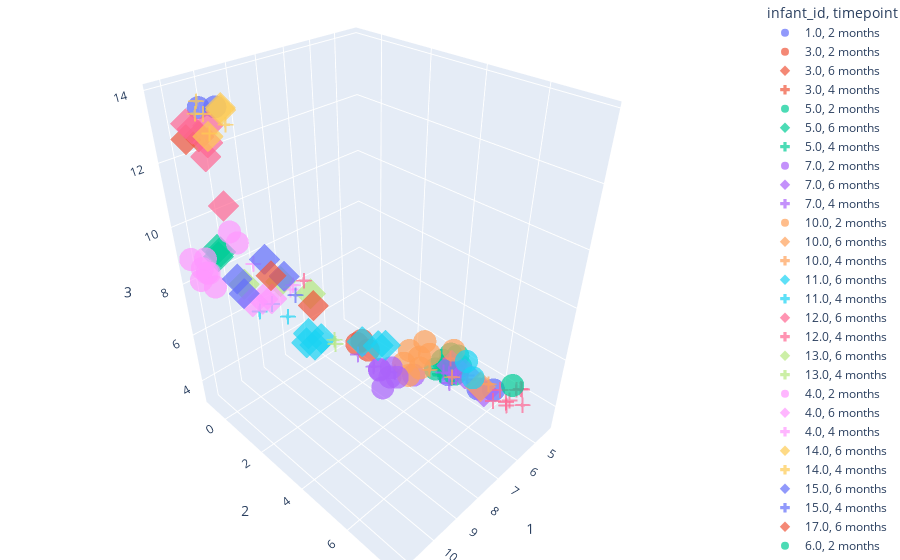

Notebook cell for this chart:
### Markdown cell above
### Infant + Timepoint clustering

### Code cell
fig = px.scatter_3d(umap_braycurtis_metadata_merged,
                    x=1,
                    y=2,
                    z=3,
                    color='infant_id',
                    symbol='timepoint',
                    symbol_map={
                    "2 months": "circle",
                    "4 months": "cross",
                    "6 months": "diamond"},
                    opacity=0.7)

fig.update_layout(margin=dict(l=0, r=0, b=0, t=0))
fig.show()

### Figure 1 — Plotly figure (JSON) as saved in the notebook; plotly's stock layout.template omitted (floating-point values rounded to 4 significant figures)
{"data": [{"hovertemplate": "infant_id=1.0<br>timepoint=2 months<br>1=%{x}<br>2=%{y}<br>3=%{z}<extra></extra>", "legendgroup": "1.0, 2 months", "marker": {"color": "#636efa", "opacity": 0.7, "symbol": "circle"}, "mode": "markers", "name": "1.0, 2 months", "scene": "scene", "showlegend": true, "type": "scatter3d", "x": [5.557, 5.637, 10.18, 10.49, 5.251], "y": [4.663, 5.94, -0.04545, -0.3425, 6.281], "z": [4.192, 4.477, 13.52, 13.5, 4.397]}, {"hovertemplate": "infant_id=3.0<br>timepoint=2 months<br>1=%{x}<br>2=%{y}<br>3=%{z}<extra></extra>", "legendgroup": "3.0, 2 months", "marker": {"color": "#EF553B", "opacity": 0.7, "symbol": "circle"}, "mode": "markers", "name": "3.0, 2 months", "scene": "scene", "showlegend": true, "type": "scatter3d", "x": [8.691, 8.669, 8.67], "y": [3.532, 3.998, 3.727], "z": [6.785, 6.8, 7.014]}, {"hovertemplate": "infant_id=3.0<br>timepoint=6 months<br>1=%{x}<br>2=%{y}<br>3=%{z}<extra></extra>", "legendgroup": "3.0, 6 months", "marker": {"color": "#EF553B", "opacity": 0.7, "symbol": "diamond"}, "mode": "markers", "name": "3.0, 6 months", "scene": "scene", "showlegend": true, "type": "scatter3d", "x": [11.12, 11.1], "y": [-0.09954, 0.541], "z": [12.89, 13.16]}, {"hovertemplate": "infant_id=3.0<br>timepoint=4 months<br>1=%{x}<br>2=%{y}<br>3=%{z}<extra></extra>", "legendgroup": "3.0, 4 months", "marker": {"color": "#EF553B", "opacity": 0.7, "symbol": "cross"}, "mode": "markers", "name": "3.0, 4 months", "scene": "scene", "showlegend": true, "type": "scatter3d", "x": [7.289, 7.483], "y": [6.634, 6.245], "z": [6.466, 6.539]}, {"hovertemplate": "infant_id=5.0<br>timepoint=2 months<br>1=%{x}<br>2=%{y}<br>3=%{z}<extra></extra>", "legendgroup": "5.0, 2 months", "marker": {"color": "#00cc96", "opacity": 0.7, "symbol": "circle"}, "mode": "markers", "name": "5.0, 2 months", "scene": "scene", "showlegend": true, "type": "scatter3d", "x": [4.601, 4.968, 4.391, 4.606, 4.308, 4.906, 4.39], "y": [3.839, 4.492, 4.288, 3.636, 4.068, 3.583, 3.817], "z": [3.461, 3.714, 3.58, 3.583, 3.876, 3.325, 3.86]}, {"hovertemplate": "infant_id=5.0<br>timepoint=6 months<br>1=%{x}<br>2=%{y}<br>3=%{z}<extra></extra>", "legendgroup": "5.0, 6 months", "marker": {"color": "#00cc96", "opacity": 0.7, "symbol": "diamond"}, "mode": "markers", "name": "5.0, 6 months", "scene": "scene", "showlegend": true, "type": "scatter3d", "x": [10.66, 10.48, 10.58], "y": [-0.218, -0.5609, -0.1803], "z": [9.045, 9.064, 9.199]}, {"hovertemplate": "infant_id=5.0<br>timepoint=4 months<br>1=%{x}<br>2=%{y}<br>3=%{z}<extra></extra>", "legendgroup": "5.0, 4 months", "marker": {"color": "#00cc96", "opacity": 0.7, "symbol": "cross"}, "mode": "markers", "name": "5.0, 4 months", "scene": "scene", "showlegend": true, "type": "scatter3d", "x": [5.042, 5.448, 5.434], "y": [3.909, 4.253, 4.159], "z": [3.387, 3.804, 4.048]}, {"hovertemplate": "infant_id=7.0<br>timepoint=2 months<br>1=%{x}<br>2=%{y}<br>3=%{z}<extra></extra>", "legendgroup": "7.0, 2 months", "marker": {"color": "#ab63fa", "opacity": 0.7, "symbol": "circle"}, "mode": "markers", "name": "7.0, 2 months", "scene": "scene", "showlegend": true, "type": "scatter3d", "x": [7.537, 7.696, 6.808, 7.472], "y": [3.822, 3.508, 4.19, 3.288], "z": [4.853, 5.049, 4.69, 4.795]}, {"hovertemplate": "infant_id=7.0<br>timepoint=6 months<br>1=%{x}<br>2=%{y}<br>3=%{z}<extra></extra>", "legendgroup": "7.0, 6 months", "marker": {"color": "#ab63fa", "opacity": 0.7, "symbol": "diamond"}, "mode": "markers", "name": "7.0, 6 months", "scene": "scene", "showlegend": true, "type": "scatter3d", "x": [6.178, 4.971, 4.693], "y": [6.514, 4.346, 4.729], "z": [5.123, 4.031, 3.706]}, {"hovertemplate": "infant_id=7.0<br>timepoint=4 months<br>1=%{x}<br>2=%{y}<br>3=%{z}<extra></extra>", "legendgroup": "7.0, 4 months", "marker": {"color": "#ab63fa", "opacity": 0.7, "symbol": "cross"}, "mode": "markers", "name": "7.0, 4 months", "scene": "scene", "showlegend": true, "type": "scatter3d", "x": [7.088, 8.393], "y": [3.617, 3.256], "z": [4.632, 5.999]}, {"hovertemplate": "infant_id=10.0<br>timepoint=2 months<br>1=%{x}<br>2=%{y}<br>3=%{z}<extra></extra>", "legendgroup": "10.0, 2 months", "marker": {"color": "#FFA15A", "opacity": 0.7, "symbol": "circle"}, "mode": "markers", "name": "10.0, 2 months", "scene": "scene", "showlegend": true, "type": "scatter3d", "x": [8.514, 8.71, 8.353, 8.412, 8.18], "y": [5.268, 5.641, 5.322, 5.746, 5.589], "z": [7.004, 6.912, 7.412, 7.47, 6.809]}, {"hovertemplate": "infant_id=10.0<br>timepoint=6 months<br>1=%{x}<br>2=%{y}<br>3=%{z}<extra></extra>", "legendgroup": "10.0, 6 months", "marker": {"color": "#FFA15A", "opacity": 0.7, "symbol": "diamond"}, "mode": "markers", "name": "10.0, 6 months", "scene": "scene", "showlegend": true, "type": "scatter3d", "x": [6.411], "y": [6.531], "z": [5.516]}, {"hovertemplate": "infant_id=10.0<br>timepoint=4 months<br>1=%{x}<br>2=%{y}<br>3=%{z}<extra></extra>", "legendgroup": "10.0, 4 months", "marker": {"color": "#FFA15A", "opacity": 0.7, "symbol": "cross"}, "mode": "markers", "name": "10.0, 4 months", "scene": "scene", "showlegend": true, "type": "scatter3d", "x": [8.05], "y": [5.837], "z": [6.82]}, {"hovertemplate": "infant_id=11.0<br>timepoint=6 months<br>1=%{x}<br>2=%{y}<br>3=%{z}<extra></extra>", "legendgroup": "11.0, 6 months", "marker": {"color": "#19d3f3", "opacity": 0.7, "symbol": "diamond"}, "mode": "markers", "name": "11.0, 6 months", "scene": "scene", "showlegend": true, "type": "scatter3d", "x": [9.613, 9.695, 9.812, 9.836], "y": [3.033, 2.55, 2.964, 2.603], "z": [7.231, 7.189, 7.066, 6.947]}, {"hovertemplate": "infant_id=11.0<br>timepoint=4 months<br>1=%{x}<br>2=%{y}<br>3=%{z}<extra></extra>", "legendgroup": "11.0, 4 months", "marker": {"color": "#19d3f3", "opacity": 0.7, "symbol": "cross"}, "mode": "markers", "name": "11.0, 4 months", "scene": "scene", "showlegend": true, "type": "scatter3d", "x": [10.41, 9.996, 9.848], "y": [1.215, 1.281, 1.81], "z": [7.663, 7.753, 7.487]}, {"hovertemplate": "infant_id=12.0<br>timepoint=6 months<br>1=%{x}<br>2=%{y}<br>3=%{z}<extra></extra>", "legendgroup": "12.0, 6 months", "marker": {"color": "#FF6692", "opacity": 0.7, "symbol": "diamond"}, "mode": "markers", "name": "12.0, 6 months", "scene": "scene", "showlegend": true, "type": "scatter3d", "x": [10.41, 10.22, 10.69, 10.38, 10.54, 11.18], "y": [-0.1325, -0.2573, -0.4552, -0.3163, -0.2499, 0.1344], "z": [13.05, 10.55, 12.94, 12.51, 12.18, 13.4]}, {"hovertemplate": "infant_id=12.0<br>timepoint=4 months<br>1=%{x}<br>2=%{y}<br>3=%{z}<extra></extra>", "legendgroup": "12.0, 4 months", "marker": {"color": "#FF6692", "opacity": 0.7, "symbol": "cross"}, "mode": "markers", "name": "12.0, 4 months", "scene": "scene", "showlegend": true, "type": "scatter3d", "x": [6.183, 7.69, 5.584, 5.675, 5.828, 6.175, 6.13, 5.797, 5.332, 5.595], "y": [7.341, 6.269, 7.461, 7.158, 7.161, 6.887, 7.042, 7.68, 7.137, 7.425], "z": [5.282, 7.293, 5.472, 4.846, 4.749, 4.997, 5.535, 5.115, 5.054, 5.47]}, {"hovertemplate": "infant_id=13.0<br>timepoint=6 months<br>1=%{x}<br>2=%{y}<br>3=%{z}<extra></extra>", "legendgroup": "13.0, 6 months", "marker": {"color": "#B6E880", "opacity": 0.7, "symbol": "diamond"}, "mode": "markers", "name": "13.0, 6 months", "scene": "scene", "showlegend": true, "type": "scatter3d", "x": [9.185, 10.09, 8.819], "y": [0.688, 0.06453, 1.653], "z": [7.868, 7.911, 7.714]}, {"hovertemplate": "infant_id=13.0<br>timepoint=4 months<br>1=%{x}<br>2=%{y}<br>3=%{z}<extra></extra>", "legendgroup": "13.0, 4 months", "marker": {"color": "#B6E880", "opacity": 0.7, "symbol": "cross"}, "mode": "markers", "name": "13.0, 4 months", "scene": "scene", "showlegend": true, "type": "scatter3d", "x": [9.072, 9.258], "y": [2.968, 3.222], "z": [6.822, 6.926]}, {"hovertemplate": "infant_id=4.0<br>timepoint=2 months<br>1=%{x}<br>2=%{y}<br>3=%{z}<extra></extra>", "legendgroup": "4.0, 2 months", "marker": {"color": "#FF97FF", "opacity": 0.7, "symbol": "circle"}, "mode": "markers", "name": "4.0, 2 months", "scene": "scene", "showlegend": true, "type": "scatter3d", "x": [11.26, 11.1, 10.78, 11.01, 11.0, 10.84, 9.981, 10.17, 11.22], "y": [-0.363, -0.1224, -0.8019, -0.05844, -0.6821, -0.7333, -0.2023, -0.2446, -0.8607], "z": [8.422, 8.72, 8.751, 8.211, 8.564, 8.299, 9.228, 9.667, 8.909]}, {"hovertemplate": "infant_id=4.0<br>timepoint=6 months<br>1=%{x}<br>2=%{y}<br>3=%{z}<extra></extra>", "legendgroup": "4.0, 6 months", "marker": {"color": "#FF97FF", "opacity": 0.7, "symbol": "diamond"}, "mode": "markers", "name": "4.0, 6 months", "scene": "scene", "showlegend": true, "type": "scatter3d", "x": [10.07, 9.841, 9.748], "y": [0.3513, 0.5879, 0.9383], "z": [7.376, 7.478, 7.634]}, {"hovertemplate": "infant_id=4.0<br>timepoint=4 months<br>1=%{x}<br>2=%{y}<br>3=%{z}<extra></extra>", "legendgroup": "4.0, 4 months", "marker": {"color": "#FF97FF", "opacity": 0.7, "symbol": "cross"}, "mode": "markers", "name": "4.0, 4 months", "scene": "scene", "showlegend": true, "type": "scatter3d", "x": [8.92, 8.849, 9.706], "y": [0.7922, 0.8468, 0.09379], "z": [7.48, 7.638, 8.485]}, {"hovertemplate": "infant_id=14.0<br>timepoint=6 months<br>1=%{x}<br>2=%{y}<br>3=%{z}<extra></extra>", "legendgroup": "14.0, 6 months", "marker": {"color": "#FECB52", "opacity": 0.7, "symbol": "diamond"}, "mode": "markers", "name": "14.0, 6 months", "scene": "scene", "showlegend": true, "type": "scatter3d", "x": [10.5, 10.31, 10.39], "y": [-0.05301, 0.4297, 0.554], "z": [12.8, 13.67, 13.66]}, {"hovertemplate": "infant_id=14.0<br>timepoint=4 months<br>1=%{x}<br>2=%{y}<br>3=%{z}<extra></extra>", "legendgroup": "14.0, 4 months", "marker": {"color": "#FECB52", "opacity": 0.7, "symbol": "cross"}, "mode": "markers", "name": "14.0, 4 months", "scene": "scene", "showlegend": true, "type": "scatter3d", "x": [10.72, 10.76, 10.86, 11.06, 10.44], "y": [0.0188, 0.3198, 0.649, 0.4556, 0.7675], "z": [13.83, 13.59, 13.2, 13.72, 13.35]}, {"hovertemplate": "infant_id=15.0<br>timepoint=6 months<br>1=%{x}<br>2=%{y}<br>3=%{z}<extra></extra>", "legendgroup": "15.0, 6 months", "marker": {"color": "#636efa", "opacity": 0.7, "symbol": "diamond"}, "mode": "markers", "name": "15.0, 6 months", "scene": "scene", "showlegend": true, "type": "scatter3d", "x": [9.452, 10.37, 10.34, 9.138], "y": [0.344, 0.1606, 0.3913, 0.8296], "z": [8.651, 8.295, 7.857, 8.112]}, {"hovertemplate": "infant_id=15.0<br>timepoint=4 months<br>1=%{x}<br>2=%{y}<br>3=%{z}<extra></extra>", "legendgroup": "15.0, 4 months", "marker": {"color": "#636efa", "opacity": 0.7, "symbol": "cross"}, "mode": "markers", "name": "15.0, 4 months", "scene": "scene", "showlegend": true, "type": "scatter3d", "x": [9.208], "y": [1.419], "z": [7.74]}, {"hovertemplate": "infant_id=17.0<br>timepoint=6 months<br>1=%{x}<br>2=%{y}<br>3=%{z}<extra></extra>", "legendgroup": "17.0, 6 months", "marker": {"color": "#EF553B", "opacity": 0.7, "symbol": "diamond"}, "mode": "markers", "name": "17.0, 6 months", "scene": "scene", "showlegend": true, "type": "scatter3d", "x": [8.901, 9.36], "y": [1.859, 0.4572], "z": [7.417, 8.057]}, {"hovertemplate": "infant_id=6.0<br>timepoint=2 months<br>1=%{x}<br>2=%{y}<br>3=%{z}<extra></extra>", "legendgroup": "6.0, 2 months", "marker": {"color": "#00cc96", "opacity": 0.7, "symbol": "circle"}, "mode": "markers", "name": "6.0, 2 months", "scene": "scene", "showlegend": true, "type": "scatter3d", "x": [6.122], "y": [7.429], "z": [5.979]}, {"hovertemplate": "infant_id=8.0<br>timepoint=2 months<br>1=%{x}<br>2=%{y}<br>3=%{z}<extra></extra>", "legendgroup": "8.0, 2 months", "marker": {"color": "#ab63fa", "opacity": 0.7, "symbol": "circle"}, "mode": "markers", "name": "8.0, 2 months", "scene": "scene", "showlegend": true, "type": "scatter3d", "x": [7.225, 7.157, 7.716], "y": [3.853, 3.516, 3.678], "z": [4.651, 4.806, 4.396]}, {"hovertemplate": "infant_id=8.0<br>timepoint=4 months<br>1=%{x}<br>2=%{y}<br>3=%{z}<extra></extra>", "legendgroup": "8.0, 4 months", "marker": {"color": "#ab63fa", "opacity": 0.7, "symbol": "cross"}, "mode": "markers", "name": "8.0, 4 months", "scene": "scene", "showlegend": true, "type": "scatter3d", "x": [7.89, 6.752, 6.624, 6.814, 6.579, 7.257], "y": [3.442, 5.609, 5.752, 5.621, 6.093, 5.738], "z": [5.282, 5.264, 5.531, 5.719, 5.795, 6.132]}, {"hovertemplate": "infant_id=9.0<br>timepoint=2 months<br>1=%{x}<br>2=%{y}<br>3=%{z}<extra></extra>", "legendgroup": "9.0, 2 months", "marker": {"color": "#FFA15A", "opacity": 0.7, "symbol": "circle"}, "mode": "markers", "name": "9.0, 2 months", "scene": "scene", "showlegend": true, "type": "scatter3d", "x": [7.958, 8.015, 7.467], "y": [5.732, 5.582, 6.192], "z": [7.28, 7.687, 7.408]}, {"hovertemplate": "infant_id=9.0<br>timepoint=4 months<br>1=%{x}<br>2=%{y}<br>3=%{z}<extra></extra>", "legendgroup": "9.0, 4 months", "marker": {"color": "#FFA15A", "opacity": 0.7, "symbol": "cross"}, "mode": "markers", "name": "9.0, 4 months", "scene": "scene", "showlegend": true, "type": "scatter3d", "x": [6.751, 7.825], "y": [7.009, 6.479], "z": [6.175, 6.814]}, {"hovertemplate": "infant_id=2.0<br>timepoint=2 months<br>1=%{x}<br>2=%{y}<br>3=%{z}<extra></extra>", "legendgroup": "2.0, 2 months", "marker": {"color": "#19d3f3", "opacity": 0.7, "symbol": "circle"}, "mode": "markers", "name": "2.0, 2 months", "scene": "scene", "showlegend": true, "type": "scatter3d", "x": [6.953, 7.093], "y": [6.585, 6.396], "z": [6.277, 6.885]}, {"hovertemplate": "infant_id=2.0<br>timepoint=6 months<br>1=%{x}<br>2=%{y}<br>3=%{z}<extra></extra>", "legendgroup": "2.0, 6 months", "marker": {"color": "#19d3f3", "opacity": 0.7, "symbol": "diamond"}, "mode": "markers", "name": "2.0, 6 months", "scene": "scene", "showlegend": true, "type": "scatter3d", "x": [8.983, 8.732, 8.601], "y": [4.081, 4.47, 4.637], "z": [7.363, 7.302, 7.339]}, {"hovertemplate": "infant_id=16.0<br>timepoint=4 months<br>1=%{x}<br>2=%{y}<br>3=%{z}<extra></extra>", "legendgroup": "16.0, 4 months", "marker": {"color": "#FF6692", "opacity": 0.7, "symbol": "cross"}, "mode": "markers", "name": "16.0, 4 months", "scene": "scene", "showlegend": true, "type": "scatter3d", "x": [8.665], "y": [1.173], "z": [7.88]}], "layout": {"legend": {"title": {"text": "infant_id, timepoint"}, "tracegroupgap": 0}, "margin": {"b": 0, "l": 0, "r": 0, "t": 0}, "scene": {"domain": {"x": [0, 1], "y": [0, 1]}, "xaxis": {"title": {"text": "1"}}, "yaxis": {"title": {"text": "2"}}, "zaxis": {"title": {"text": "3"}}}}}
